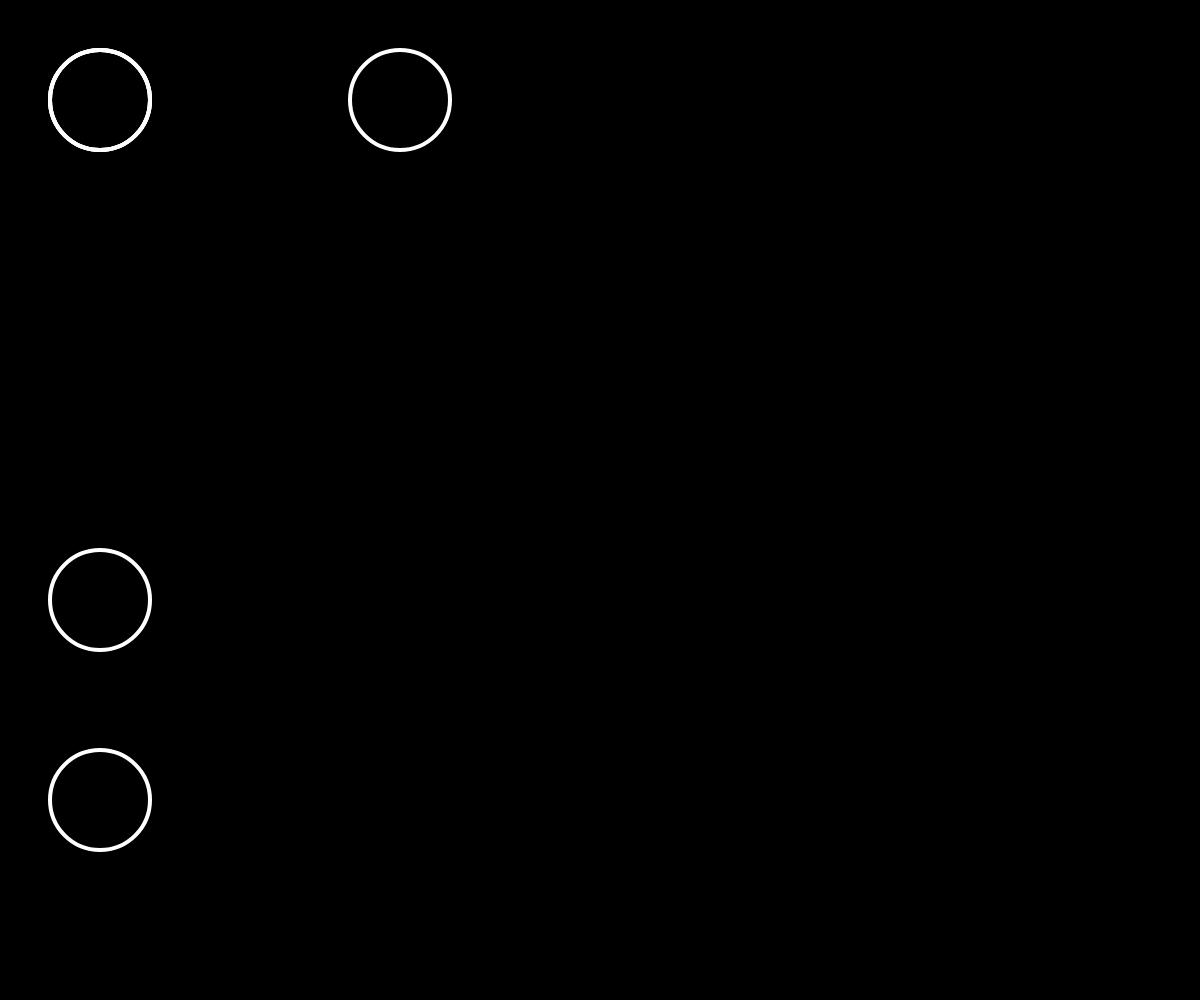
Frame 1 (no input)
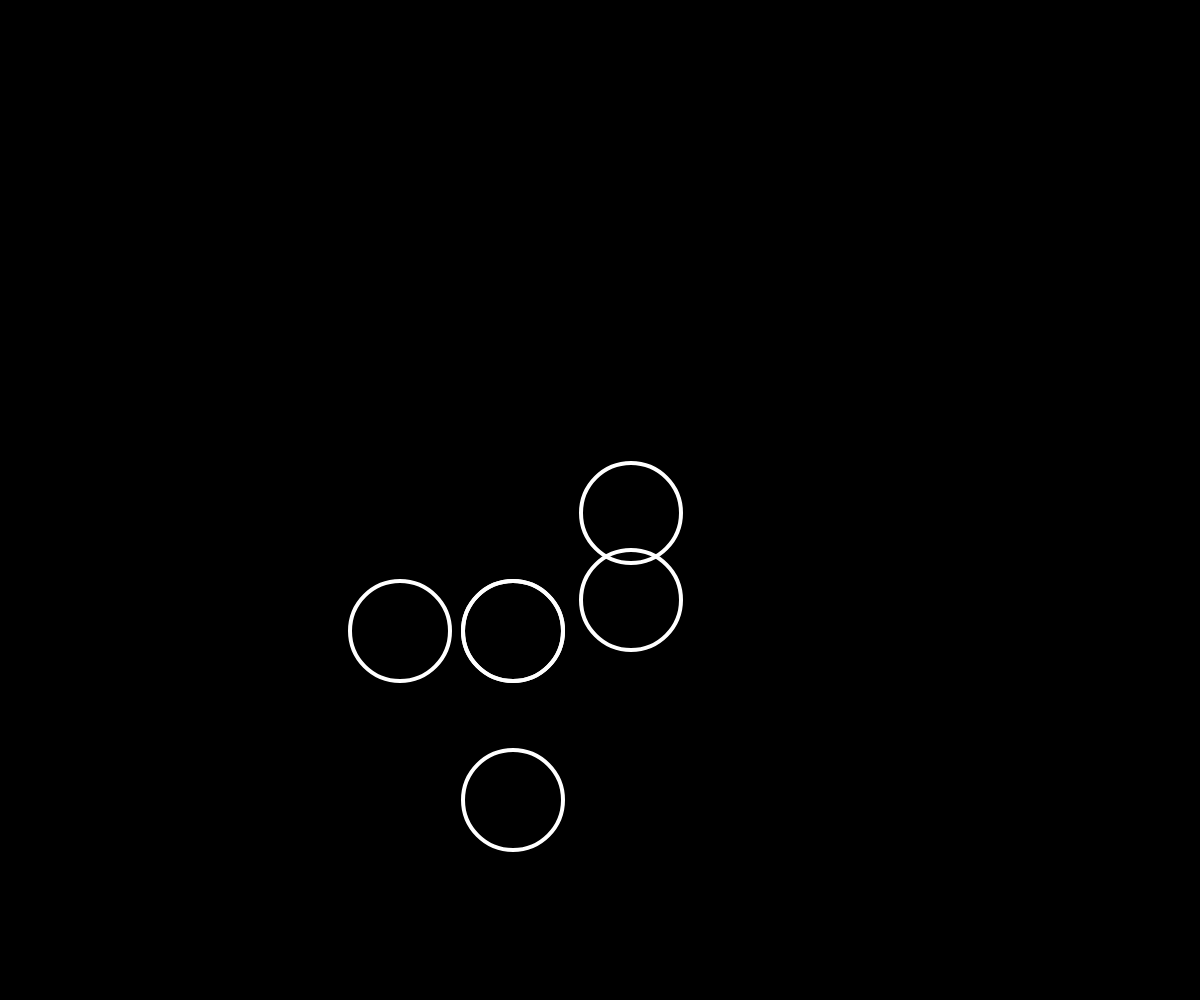
Frame 60 (no input)
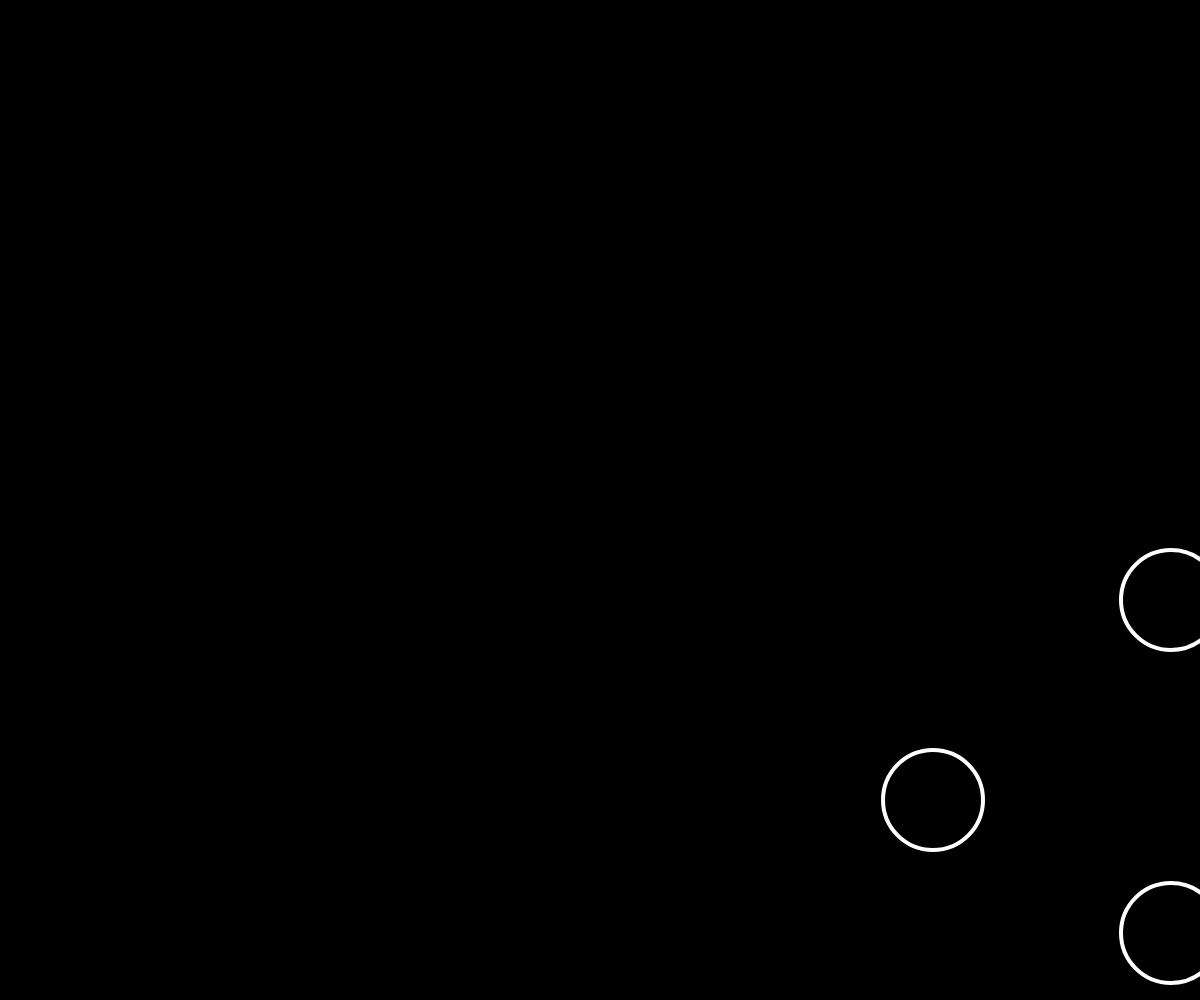
Frame 120 (the mouse pressed at the canvas centre since frame 60)

The p5.js sketch that drew these frames (run headless with seeded random() and noise() and a simulated clock; from frame 60 on, the mouse is pressed at the canvas centre):

// p5.js sketch
// ── sketch.js
// Learning Processing
// Daniel Shiffman
// http://www.learningprocessing.com

// Example 1-1: stroke and fill

var x = 100;
var y = 100;
var xspeed = 9;
var yspeed = 7;

function setup() {
  createCanvas(windowWidth, windowHeight);
}

function draw() {


  background(0);
  stroke(255);
  strokeWeight(4);
  noFill();
  ellipse(x, y, 100, 100);
    ellipse(y, x, 100, 100);

      ellipse(400, x, 100, 100);
    ellipse(y, x, 100, 100);
    ellipse(y, 800, 100, 100);
    ellipse(x, 600, 100, 100);
   

  	//bouncing horizontally
 	 x = x + xspeed;
  	
  	 if (x > windowWidth || x < 0)  {
     	xspeed = -xspeed;
  	}

  	//bouncing veritcally
  	y = y + yspeed;

  	if (y > windowHeight || y < 0) {
	 	  yspeed = -yspeed;
  	}

}
